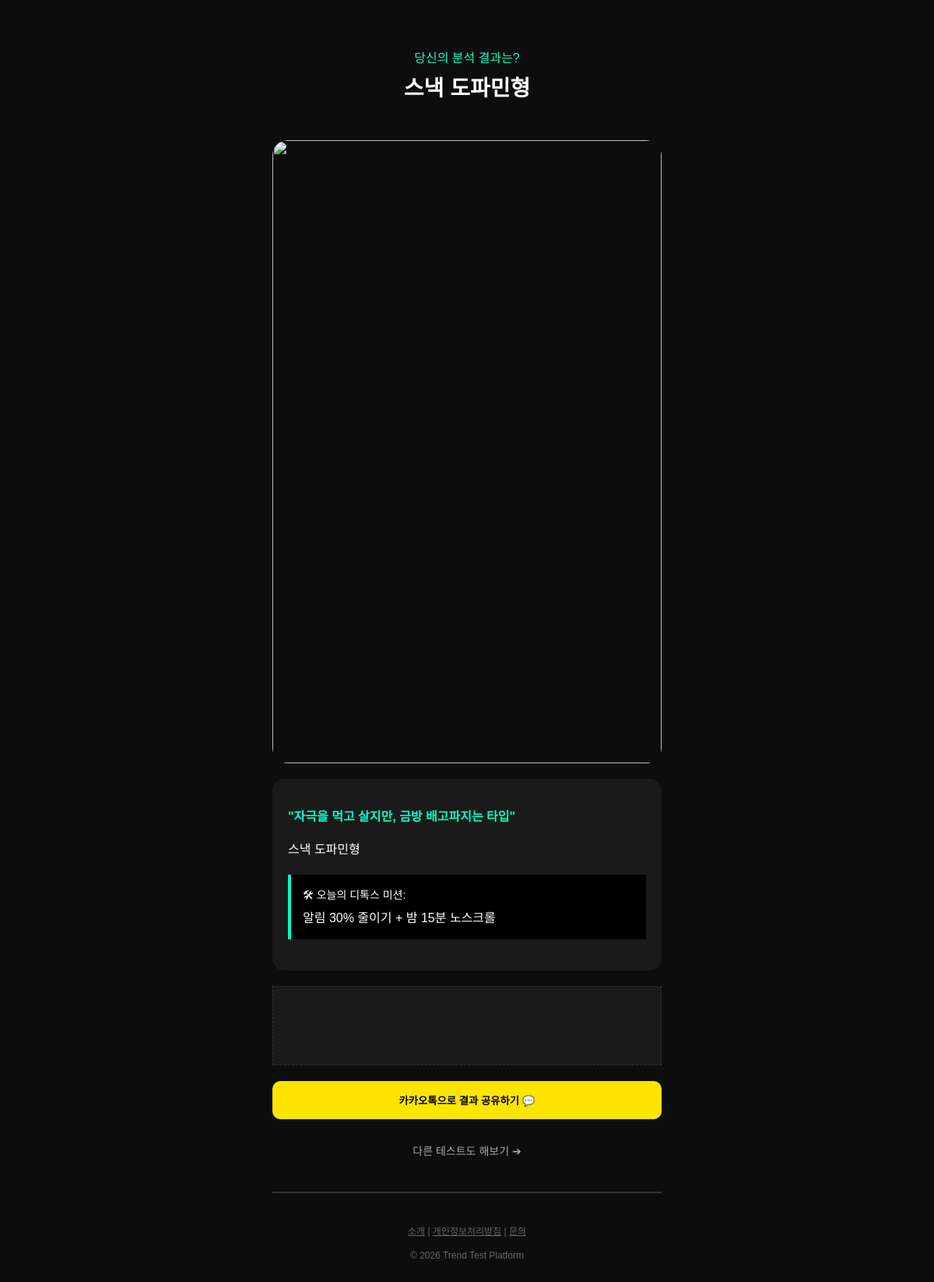
Screenshot of /t/dopamine-test/result/ with the database file from the repository.
### quiz/models.py (models this page shows, shortened)
class Result(models.Model):
    quiz = models.ForeignKey(Quiz, on_delete=models.CASCADE, related_name="results", default=1)
    title = models.CharField(max_length=200)
    result_type = models.CharField(max_length=1, blank=True)
    one_liner = models.CharField(max_length=255, blank=True)
    description = models.TextField()
    mission = models.CharField(max_length=255, blank=True)
    share_image_url = models.URLField(blank=True)
    min_score = models.IntegerField(default=0)
    max_score = models.IntegerField(default=100)

### quiz/views.py (the view)
# urls.py: path("t/<slug:quiz_slug>/result/", views.quiz_result, name="quiz_result"),
def quiz_result(request, quiz_slug):
    quiz = get_object_or_404(Quiz, slug=quiz_slug, is_active=True)
    user_answers = request.session.get("user_answers", [])
    type_scores = {"A": 0.0, "B": 0.0, "C": 0.0, "D": 0.0}
    for i, ans_type in enumerate(user_answers):
        weight = 1.5 if i >= 6 else 1.0
        if ans_type in type_scores:
            type_scores[ans_type] += weight
    final_type = max(type_scores, key=type_scores.get) if user_answers else None
    if final_type:
        result = Result.objects.filter(quiz=quiz, result_type=final_type).first()
    else:
        score = request.session.get("total_score", 0)
        result = (
            Result.objects.filter(quiz=quiz, min_score__lte=score, max_score__gte=score)
            .order_by("min_score")
            .first()
        )
    context = {
        "quiz": quiz,
        "result": result,
        "score": request.session.get("total_score", 0),
        "kakao_js_key": os.getenv("KAKAO_JS_KEY"),
        "kakao_share_image_url": os.getenv("KAKAO_SHARE_IMAGE_URL"),
    }
    return render(request, "quiz/quiz_result.html", context)

### templates/quiz/quiz_result.html (shortened to what this page needs)
﻿{% extends "base.html" %}
{% block content %}
<div style="text-align: center;">
    <p style="color: var(--main-color); margin-bottom: 5px;">당신의 분석 결과는?</p>
    <h2 style="font-size: 28px; margin-top: 0;">{{ result.title }}</h2>
    <img src="{{ result.share_image_url }}" style="width: 100%; border-radius: 20px; margin: 20px 0;">
    <div style="background: #1a1a1a; padding: 20px; border-radius: 15px; text-align: left; line-height: 1.6;">
        <p style="font-weight: bold; color: var(--main-color);">"{{ result.one_liner }}"</p>
        <p>{{ result.description }}</p>
        <div style="background: #000; padding: 15px; border-left: 4px solid var(--main-color); margin: 20px 0;">
            <p style="margin: 0; font-size: 14px;">🛠 오늘의 디톡스 미션:</p>
            <p style="margin: 5px 0 0 0;">{{ result.mission }}</p>
        </div>
    </div>
    <div class="ad-container">
    </div>
    <button onclick="shareKakao()" style="width: 100%; padding: 15px; background: #fee500; color: #000; border: none; border-radius: 10px; font-weight: bold; cursor: pointer; margin-bottom: 10px;">
        카카오톡으로 결과 공유하기 💬
    </button>
    <a href="{% url 'quiz:quiz_list' %}" style="display: block; text-decoration: none; color: #aaa; font-size: 14px; margin-top: 20px;">다른 테스트도 해보기 ➔</a>
</div>
{% endblock %}

### templates/base.html (style rules this page uses)
:root { --main-color: #00ffcc; --neon-cyan: #00f3ff; --neon-pink: #ff00ff; --bg-dark: #0d0d0d; --card-bg: #1a1a1a; }
body { background: var(--bg-dark); color: #fff; font-family: 'Pretendard', sans-serif; margin: 0; line-height: 1.6; overflow-x: hidden; }
.ad-container { margin: 20px 0; background: #1a1a1a; min-height: 100px; display: flex; align-items: center; justify-content: center; border: 1px dashed #333; }

### rows the page displays
Result: title "스낵 도파민형", one_liner "자극을 먹고 살지만, 금방 배고파지는 타입", description "스낵 도파민형", mission "알림 30% 줄이기 + 밤 15분 노스크롤"
